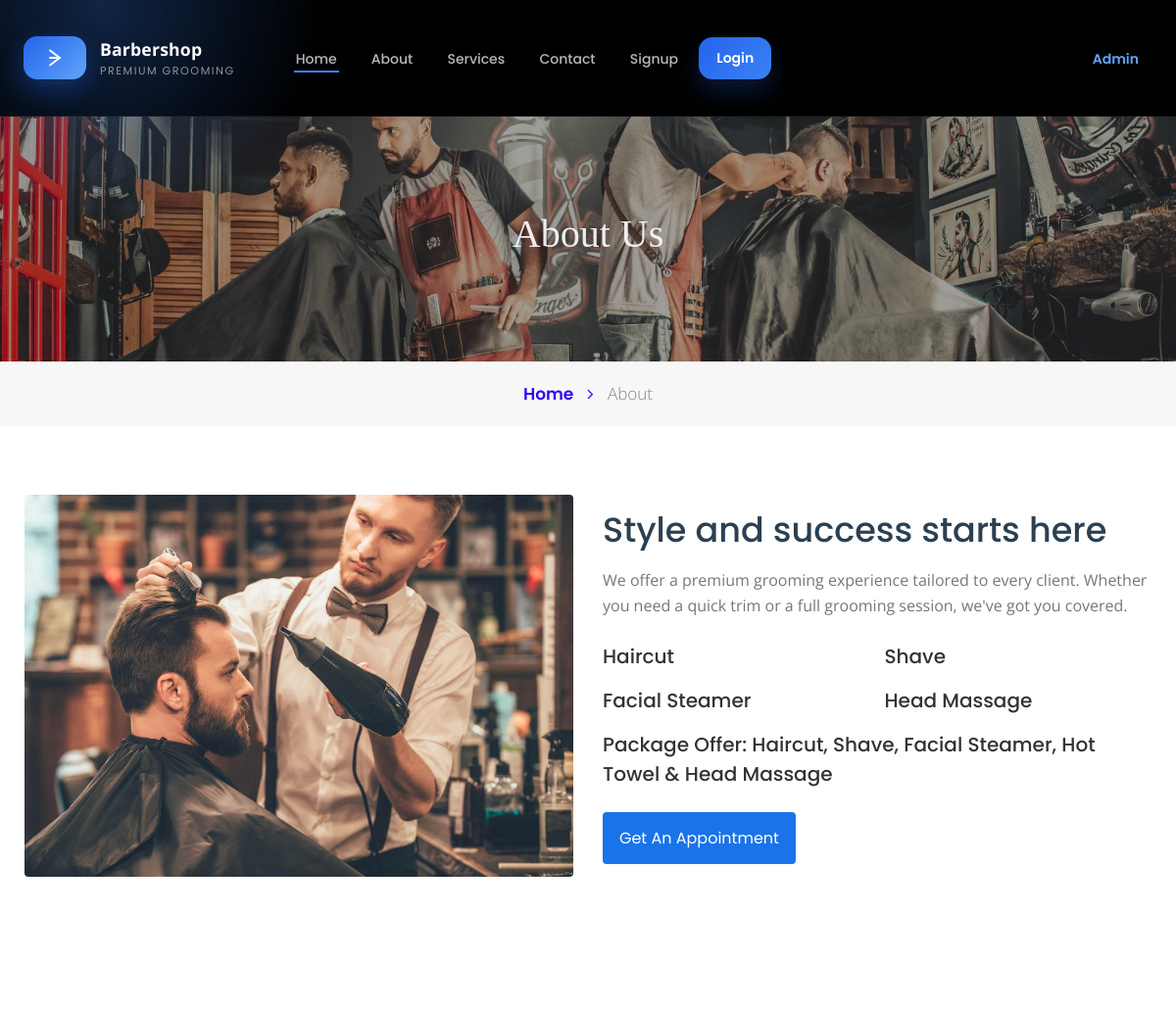
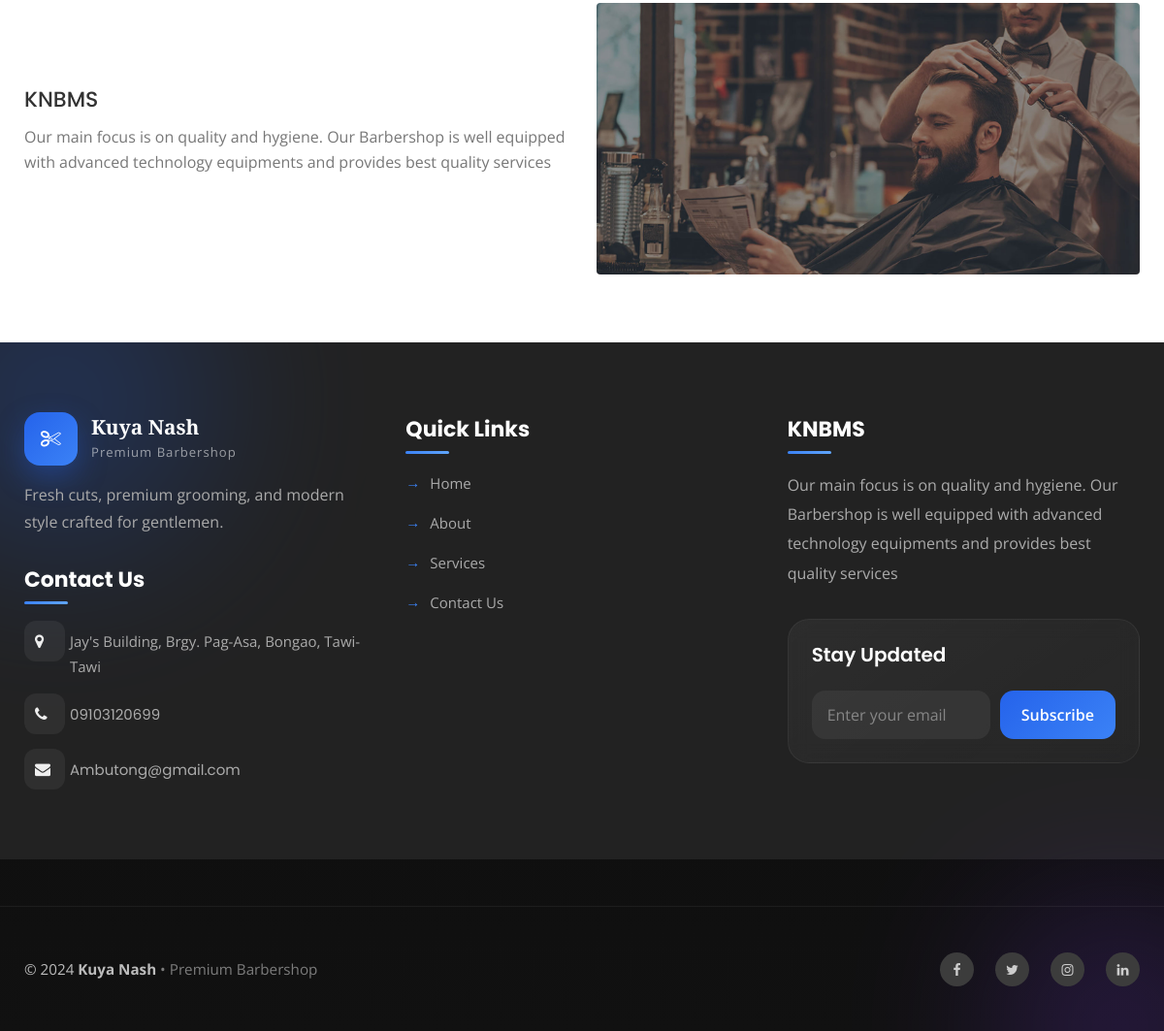
Page /about.php on the committed database (2 pictures, top to bottom).
### tables this page shows
CREATE TABLE `tblpage` (
  `ID` int(10) NOT NULL,
  `PageType` varchar(200) DEFAULT NULL,
  `PageTitle` mediumtext DEFAULT NULL,
  `PageDescription` mediumtext DEFAULT NULL,
  `Email` varchar(200) DEFAULT NULL,
  `MobileNumber` bigint(10) DEFAULT NULL,
  `UpdationDate` date DEFAULT NULL,
  `Timing` varchar(200) NOT NULL
);

### about.php (the view, shortened to what this page needs)
<!doctype html>
<html lang="en">
<head>
  <link rel="stylesheet" href="assets/css/style-starter.css">
  <link rel="stylesheet" href="https://cdnjs.cloudflare.com/ajax/libs/font-awesome/4.7.0/css/font-awesome.min.css">
</head>
<body id="home">
<?php include_once('includes/header.php'); ?>
<section class="w3l-inner-banner-main">
  <div class="about about-inner">
    <div class="container">
      <div class="seen-w3">
        <h4 class="title">About Us</h4>
      </div>
    </div>
  </div>
  <div class="breadcrumbs-sub">
    <div class="container">
      <ul class="breadcrumbs-custom-path">
        <li><a href="index.php">Home <span class="fa fa-angle-right" aria-hidden="true"></span></a></li>
        <li class="active">About</li>
      </ul>
    </div>
  </div>
</section>
<section class="w3l-content-with-photo-4" id="about">
  <div class="content-with-photo4-block">
    <div class="container">
      <div class="cwp4-two row align-items-center">
        <div class="cwp4-image col-xl-6 col-lg-6 mb-4 mb-lg-0">
          <img src="assets/images/C.jpg" alt="About Kuya Nash Barbershop" class="img-responsive about-me">
        </div>
        <div class="cwp4-text col-xl-6 col-lg-6">
          <div class="position-grid">
            <h3>Style and success starts here</h3>
            <p class="para mt-3">
              We offer a premium grooming experience tailored to every client.
              Whether you need a quick trim or a full grooming session, we've got you covered.
            </p>
            <div class="hair-two-columns mt-4">
              <div class="hair-left">
                <h5><a href="services.php">Haircut</a></h5>
              </div>
              <div class="hair-left">
                <h5><a href="services.php">Shave</a></h5>
              </div>
              <div class="hair-left">
                <h5><a href="services.php">Facial Steamer</a></h5>
              </div>
              <div class="hair-left">
                <h5><a href="services.php">Head Massage</a></h5>
              </div>
              <div class="hair-left full-width">
                <h5><a href="services.php">Package Offer: Haircut, Shave, Facial Steamer, Hot Towel &amp; Head Massage</a></h5>
              </div>
            </div>
            <a href="book-appointment.php" class="btn logo-button mt-4">Get An Appointment</a>
          </div>
        </div>
      </div>
    </div>
  </div>
</section>
<section class="w3l-recent-work">
  <div class="jst-two-col">
    <div class="container">
      <div class="row align-items-center">
        <div class="my-bio col-lg-6 mb-4 mb-lg-0">
          <div class="hair-make">
            <?php
              $ret = mysqli_query($con, "SELECT * FROM tblpage WHERE PageType='aboutus'");
              if ($ret && mysqli_num_rows($ret) > 0) {
                while ($row = mysqli_fetch_array($ret)) {
            ?>
              <h5><a href="#"><?php echo htmlspecialchars($row['PageTitle']); ?></a></h5>
              <p class="para mt-2"><?php echo htmlspecialchars($row['PageDescription']); ?></p>
            <?php
                }
            } ?>
          </div>
        </div>
        <div class="col-lg-6">
          <img src="assets/images/barbershop_image_3.jpg" alt="Barbershop interior" class="img-responsive about-me">
        </div>
      </div>
    </div>
  </div>
</section>
<?php include_once('includes/footer.php'); ?>
</body>
</html>

### includes/footer.php (shortened to what this page needs)
<section class="w3l-footer-29-main modern-footer">
  <div class="footer-29 py-5">
    <div class="container py-lg-4">
      <div class="row footer-top-29">
        <div class="col-lg-4 col-md-6 footer-list-29 footer-contact">
          <div class="footer-brand">
            <div class="footer-logo">
              <i class="fa fa-scissors"></i>
            </div>
            <div>
              <h4>Kuya Nash</h4>
              <span>Premium Barbershop</span>
            </div>
          </div>
          <p class="footer-desc">
            Fresh cuts, premium grooming, and modern style crafted for gentlemen.
          </p>
          <h6 class="footer-title-29">Contact Us</h6>
          <ul class="footer-contact-list">
            <?php
            $ret=mysqli_query($con,"select * from tblpage where PageType='contactus'");
            while ($row=mysqli_fetch_array($ret)) {
            ?>
            <li>
              <div class="footer-icon">
                <span class="fa fa-map-marker"></span>
              </div>
              <p><?php echo $row['PageDescription']; ?></p>
            </li>
  <li>
  <div class="footer-icon">
    <span class="fa fa-phone"></span>
  </div>
  <?php
    $mobile = preg_replace('/[^0-9]/', '', $row['MobileNumber']);
    if(substr($mobile,0,2) != '09'){
        $mobile = '0' . substr($mobile,-10);
    }
  ?>
  <a href="tel:<?php echo $mobile; ?>">
    <?php echo $mobile; ?>
  </a>
</li>
            <li>
              <div class="footer-icon">
                <span class="fa fa-envelope"></span>
              </div>
              <a href="mailto:<?php echo $row['Email']; ?>">
                <?php echo $row['Email']; ?>
              </a>
            </li>
            <?php } ?>
          </ul>
        </div>
        <div class="col-lg-4 col-md-6 footer-list-29 footer-links">
          <h6 class="footer-title-29">Quick Links</h6>
          <ul>
            <li>
              <a href="index.php">
                <span>Home</span>
              </a>
            </li>
            <li>
              <a href="about.php">
                <span>About</span>
              </a>
            </li>
            <li>
              <a href="services.php">
                <span>Services</span>
              </a>
            </li>
            <li>
              <a href="contact.php">
                <span>Contact Us</span>
              </a>
            </li>
          </ul>
        </div>
        <div class="col-lg-4 col-md-12 footer-list-29 footer-about">
          <?php
          $ret=mysqli_query($con,"select * from tblpage where PageType='aboutus'");
          while ($row=mysqli_fetch_array($ret)) {
          ?>
          <h6 class="footer-title-29">
            <?php echo $row['PageTitle']; ?>
          </h6>
          <p class="footer-about-text">
            <?php echo $row['PageDescription']; ?>
          </p>
          <?php } ?>
          <div class="footer-newsletter">
            <h5>Stay Updated</h5>
            <form class="newsletter-form">
              <input type="email"
                placeholder="Enter your email"
                required>
              <button type="submit">
                Subscribe
              </button>
            </form>
          </div>
        </div>
      </div>
    </div>
  </div>
  <section class="w3l-copyright">
    <div class="container">
      <div class="bottom-copies">
        <div class="copyright-left">
          <p>
            © 2024 <strong>Kuya Nash</strong>
            <span>• Premium Barbershop</span>
          </p>
        </div>
        <div class="main-social-footer-29">
          <a href="#" class="social facebook">
            <span class="fa fa-facebook"></span>
          </a>
          <a href="#" class="social twitter">
            <span class="fa fa-twitter"></span>
          </a>
          <a href="#" class="social instagram">
            <span class="fa fa-instagram"></span>
          </a>
          <a href="#" class="social linkedin">
            <span class="fa fa-linkedin"></span>
          </a>
        </div>
      </div>
    </div>
  </section>
</section>

### about.php (style rules this page uses)
a.logo-button, button.logo-button { background: #1a73e8 !important; border: 2px solid #1a73e8 !important; color: #ffffff !important; }
.about-me { width: 100%; height: auto; object-fit: cover; border-radius: 4px; }
.hair-two-columns { display: grid; grid-template-columns: 1fr 1fr; gap: 15px; margin-top: 20px; }
.hair-left h5 a { font-size: 18px; color: var(--para-light-color); display: inline-block; }
.hair-left.full-width { grid-column: 1 / -1; }
.w3l-inner-banner-main .about-inner { background: url('assets/images/a1.jpg') no-repeat center; background-size: cover; }

### includes/footer.php (style rules this page uses)
.modern-footer { position:relative; overflow:hidden; background: linear-gradient( 180deg, #0a0a0a 0%, #111111 100% ); color:#fff; }
.footer-top-29 { position:relative; z-index:2; row-gap:2rem; }
.footer-brand { display:flex; align-items:center; gap:14px; margin-bottom:1rem; }
.footer-logo { width:55px; height:55px; border-radius:16px; display:flex; align-items:center; justify-content:center; font-size:1.3rem; background: linear-gradient( 135deg, #2563eb, #3b82f6 ); box-shadow: 0 12px 30px rgba(37,99,235,.35); }
.footer-brand h4 { margin:0; font-size:1.3rem; font-weight:700; }
.footer-brand span { font-size:.82rem; color:rgba(255,255,255,.55); letter-spacing:1px; }
.footer-desc { color:rgba(255,255,255,.65); line-height:1.8; margin-bottom:1.7rem; }
.footer-title-29 { font-size:1.1rem; font-weight:700; margin-bottom:1.3rem; position:relative; }
.footer-title-29::after { content:''; position:absolute; left:0; bottom:-8px; width:45px; height:3px; border-radius:20px; background: linear-gradient( 90deg, #3b82f6, #60a5fa ); }
.footer-contact-list { list-style:none; padding:0; margin:0; }
.footer-contact-list li { display:flex; align-items:flex-start; gap:14px; margin-bottom:1rem; }
.footer-icon { min-width:42px; height:42px; border-radius:12px; display:flex; align-items:center; justify-content:center; background:rgba(255,255,255,.06); color:#60a5fa; transition:.3s ease; }
.footer-contact-list p, .footer-contact-list a { color:rgba(255,255,255,.7); text-decoration:none; line-height:1.7; transition:.3s ease; }
.footer-links ul { list-style:none; padding:0; }
.footer-links li { margin-bottom:1rem; }
.footer-links a { display:inline-flex; align-items:center; gap:10px; color:rgba(255,255,255,.72); text-decoration:none; transition:.3s ease; }
.footer-links a::before { content:"→"; color:#3b82f6; transition:.3s ease; }
.footer-about-text { color:rgba(255,255,255,.68); line-height:1.9; margin-bottom:2rem; }
.footer-newsletter { padding:1.5rem; border-radius:22px; background: linear-gradient( 145deg, rgba(255,255,255,.05), rgba(255,255,255,.02) ); border:1px solid rgba(255,255,255,.06); backdrop-filter:blur(10px); }
.footer-newsletter h5 { margin-bottom:1rem; font-weight:600; }
.newsletter-form { display:flex; gap:10px; flex-wrap:wrap; }
.newsletter-form input { flex:1; min-width:180px; height:50px; padding:0 16px; border:none; outline:none; border-radius:14px; background:rgba(255,255,255,.06); color:#fff; }
.newsletter-form input::placeholder { color:rgba(255,255,255,.4); }
.newsletter-form button { height:50px; padding:0 22px; border:none; border-radius:14px; background: linear-gradient( 135deg, #2563eb, #3b82f6 ); color:#fff; font-weight:600; cursor:pointer; transition:.3s ease; }
.w3l-copyright { position:relative; z-index:2; border-top:1px solid rgba(255,255,255,.06); margin-top:3rem; padding:1.4rem 0; }
.bottom-copies { display:flex; align-items:center; justify-content:space-between; gap:1rem; flex-wrap:wrap; }
.copyright-left p { margin:0; color:rgba(255,255,255,.72); font-size:.95rem; }
.copyright-left span { color:rgba(255,255,255,.45); }
.main-social-footer-29 { display:flex; gap:12px; }
.social { width:45px; height:45px; display:flex; align-items:center; justify-content:center; border-radius:14px; text-decoration:none; color:#fff; background:rgba(255,255,255,.06); transition:.35s ease; }

### rows in the picture
tblpage: PageTitle "KNBMS", PageDescription "Our main focus is on quality and hygiene. Our Barbershop is well equipped with advanced technology equipments and provides best quality services"
tblpage: PageDescription "Jay's Building, Brgy. Pag-Asa, Bongao, Tawi-Tawi", MobileNumber "09103120699", Email "Ambutong@gmail.com"
